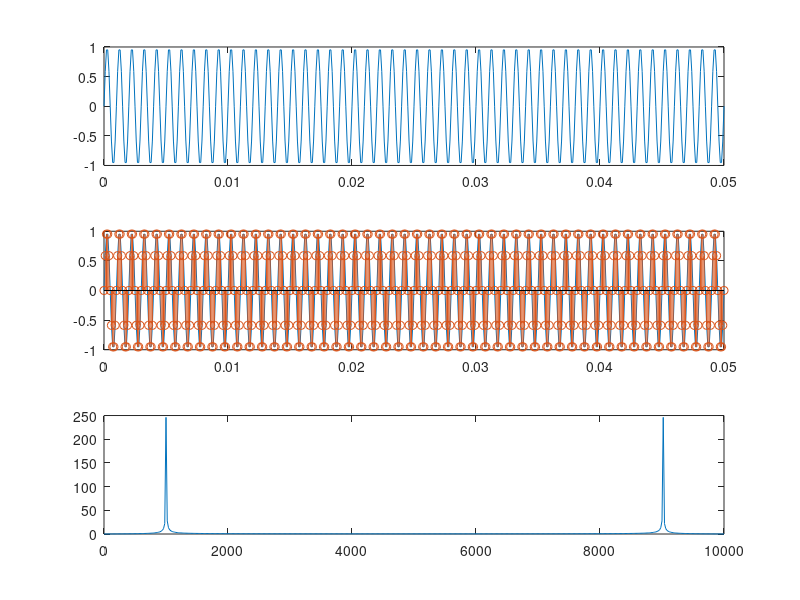

This chart was generated by the following MATLAB code:
F2 = 1000;
L = 500;
Fs2=10000;
T=(0:L)/Fs2;
Y = sin(2*pi*T*F2);

Y_FFT = fft(Y);
N = (0:L)*Fs2/L;

subplot(3, 1, 1);
plot(T,Y);

subplot(3, 1, 2);
plot(T,Y);
hold on;
stem(T, Y);

subplot(3, 1, 3);
plot(N,abs(Y_FFT));